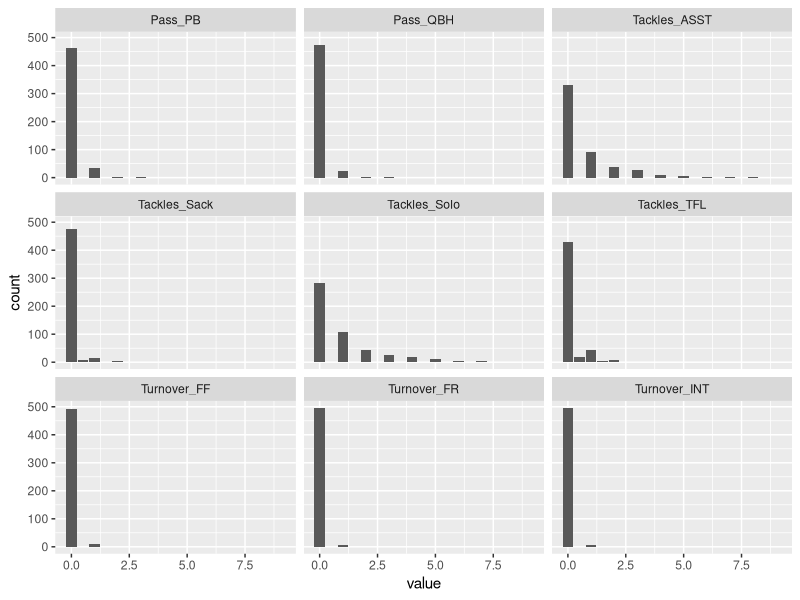

R code for this plot: (Note: this script raises an error after producing the figure.)
## ---- chunk 1
knitr::opts_chunk$set(echo = TRUE)
library(readxl)
library(tidyverse)
## ---- chunk 2
#defense

defense <- read_excel('cyclonesFootball2019.xlsx', sheet='Defensive')
head(defense)
defense <- data.frame(defense)
defense$Name <- as.factor(defense$Name)
defense$Opponent_Opponent <- as.factor(defense$Opponent_Opponent)

defense <- defense %>% mutate_at(.vars=c(3:11), .funs= list(as.numeric))
defClean <- defense
str(defClean)

#offense
offense <- read_excel('cyclonesFootball2019.xlsx', sheet='Offensive')
offense %>% head()

offense$Name <- as.factor(offense$Name)
offense$Opponent_Opponent <- as.factor(offense$Opponent_Opponent)
offense <-separate(offense, "Passing_CMP-ATT", into=c("Passing_CMP", "Passing_ATT"), sep="-\r\n ")
offense <- mutate_at(offense, .vars=c(3:13), .funs=funs(as.numeric))

offClean <- offense
str(offClean)

#biography

biography <- read_excel('cyclonesFootball2019.xlsx', sheet='Biography')
biography <- data.frame(biography)

biography <- biography %>% separate(Height, sep = "-", into = c('Ft', 'inch'), remove = TRUE)  
biography$Ft <- as.numeric(biography$Ft)
biography$inch <- as.numeric(biography$inch)

biography$Height <- biography %>% transmute(inches = (Ft * 12) + inch)
biography <- biography %>% select(-c(3,4))
biography <- biography %>% mutate_at(.vars = c(1,2,4,5,6), .funs = list(as.factor)) %>% mutate_at(.vars = c(3), .funs = funs(as.numeric))
bioClean <- biography
str(bioClean)
## ---- chunk 3
dat1 <- defClean %>% pivot_longer(cols=c(3:11), names_to="Statistic")
## ---- chunk 4
dat1 %>% ggplot(aes(x=as.numeric(value))) + geom_bar(stat="count") + facet_wrap(~Statistic) + xlab("value")
## ---- chunk 5
dat2 <- dat1 %>%
        filter(Opponent_Opponent == c("Kansas State", "West Virginia") && Statistic == Tackles_Solo) %>%
        select(Opponent_Opponent, Statistic)
dat2
